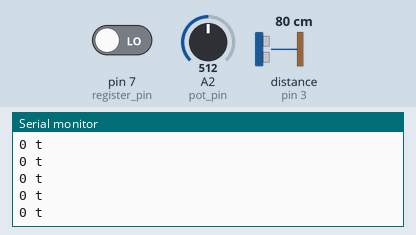
Simulated run of this sketch. Board: Arduino Uno, built with avr-gcc and run on an emulated ATmega328P. Parts: the last lines printed to the serial monitor. Wiring (inferred from the names in the program): ultrasonic range finder: trigger pin 2; echo pin 3. Inputs (shaded band) come from the test bench; at power-on: distance to the obstacle (sensor on pin 3) 80 cm, A2 (pot_pin) = 512, pin 7 (register_pin) LOW. The echo pulse lasts 58.3 µs per cm.

Above: at 1.2 s.
1.3 s: distance to the obstacle (sensor on pin 3) set to 2 cm
At 2.3 s:
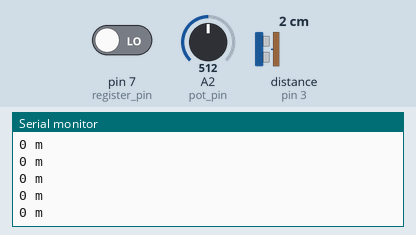
3.2 s: A2 (pot_pin) set to 501
At 4.2 s:
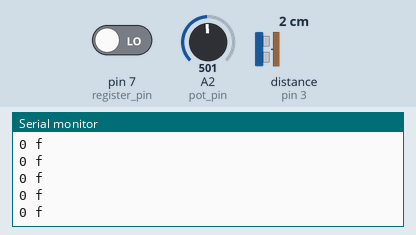
5.1 s: distance to the obstacle (sensor on pin 3) set to 9 cm
At 6.2 s:
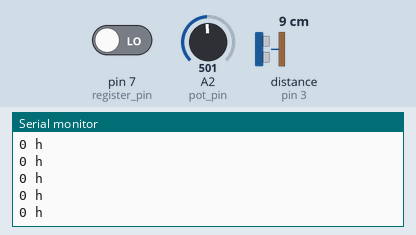
7.0 s: A2 (pot_pin) set to 716
At 8.1 s:
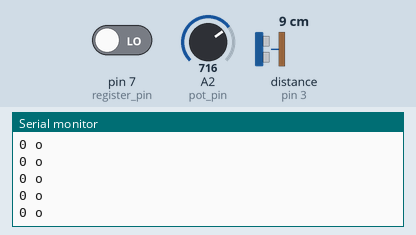
8.9 s: distance to the obstacle (sensor on pin 3) set to 18 cm
At 9.6 s:
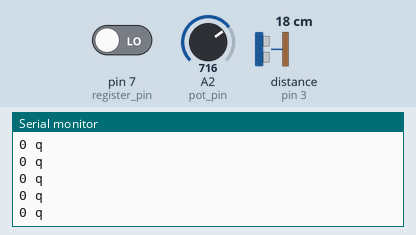

Measured:
- the behaviour switches between 512 and 511 on A2 (pot_pin) (found by bisection; images 1 and 2)
- after the input at 1.3 s, the serial monitor: prints a new line at once (image 1)
- after the input at 3.2 s, the serial monitor: prints a new line after 0.07 s (image 2)
- after the input at 5.1 s, the serial monitor: prints a new line after 0.07 s (image 3)
- after the input at 7.0 s, the serial monitor: prints a new line after 0.07 s (image 4)
- after the input at 8.9 s, the serial monitor: prints a new line after 0.07 s (image 5)

The sketch:

typeSensor.ino
```cpp
int trigger_pin = 2;
int echo_pin = 3;
int pot_pin = A2;
int register_pin = 7;
float distance;
int echo_time;
int going_up = 0;

char char_set[4][7] = {{'.',' ','a','b','c','d','e'},{'f','g','h','i','j','k','l'},{'m','n','o','p','q','r','s'},{'t','u','v','w','x','y','z'}};

void setup() {
  Serial.begin(9600);
  pinMode(trigger_pin, OUTPUT);
  pinMode(echo_pin, INPUT);
  pinMode(pot_pin, INPUT);
  pinMode(register_pin, INPUT);
}

void loop() {
  digitalWrite(trigger_pin, HIGH);
  delayMicroseconds(1000);
  digitalWrite(trigger_pin, LOW);
  echo_time = pulseIn(echo_pin, HIGH);
  distance = (echo_time * 0.034) / 2;
  //Serial.println(distance);

  if(digitalRead(register_pin) == HIGH) {
    going_up += 1;
  } else {
    going_up = 0;
  }


  char output_char = get_char(distance);
  if(going_up > 20) {
    Serial.print("\n1 ");
    Serial.print(output_char);
    going_up = 0;
    delay(2000);
  } else {
    Serial.print("\n0 ");
    Serial.print(output_char);
  }


}

char get_char(float distance) {
  int pot_val = analogRead(pot_pin);
  int mode = (int)floor(pot_val/256);

  int trb_pos = (int)abs(floor(distance/4));
  if (trb_pos > 7) {
    trb_pos = 7;
  }
  char output = char_set[mode][trb_pos];
  return output;
}
```
